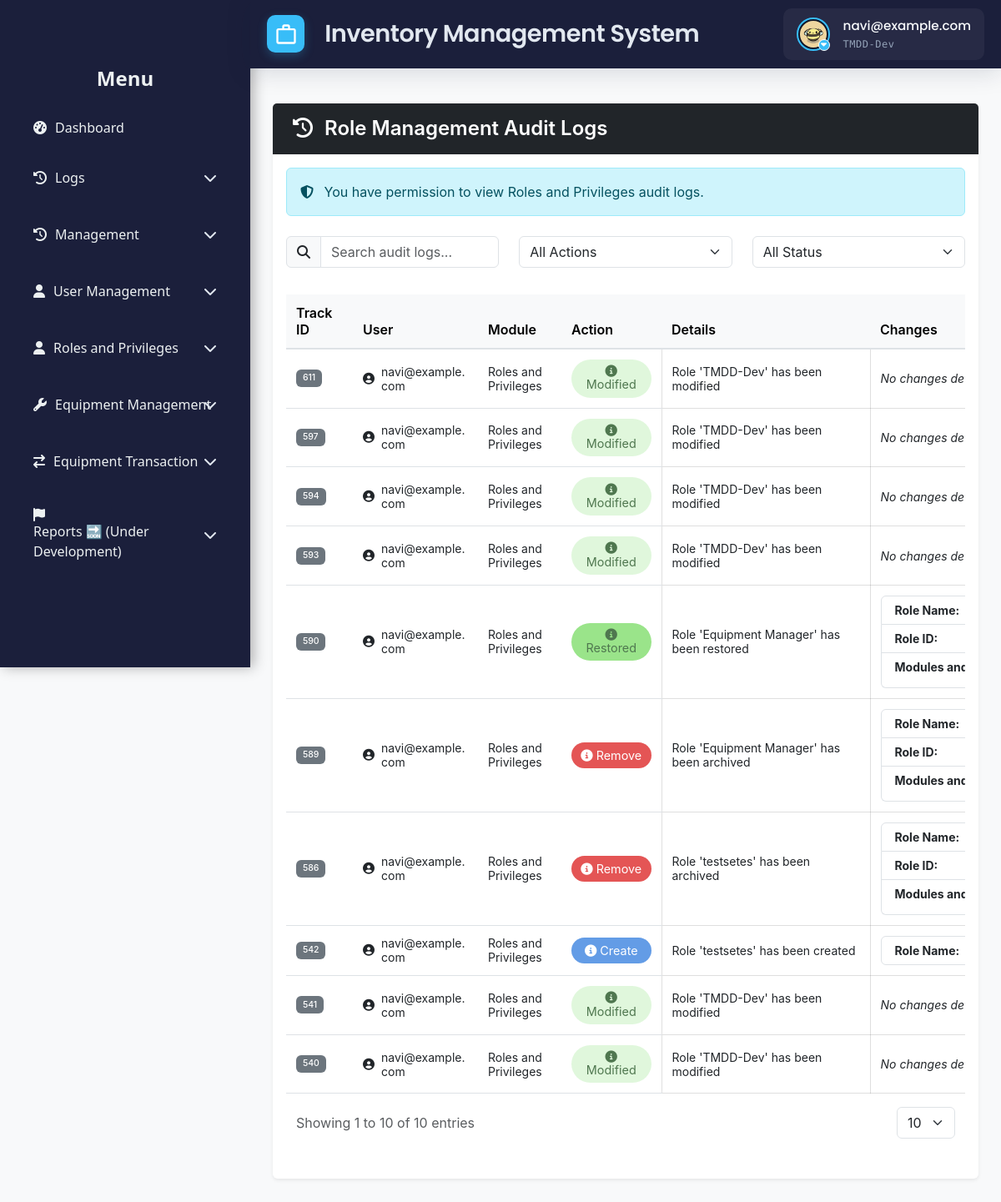
Screenshot of /src/view/php/modules/log_management/audit_manager/rm_audit_log.php (signed in) with the database file from the repository.
### tables this page shows
CREATE TABLE IF NOT EXISTS `users` (
  `id` int NOT NULL AUTO_INCREMENT,
  `username` varchar(50) NOT NULL,
  `email` varchar(100) NOT NULL,
  `password` varchar(255) NOT NULL,
  `first_name` varchar(100) DEFAULT NULL,
  `last_name` varchar(100) DEFAULT NULL,
  `date_created` timestamp NULL DEFAULT CURRENT_TIMESTAMP,
  `status` enum('Offline','Online') NOT NULL,
  `is_disabled` tinyint(1) NOT NULL DEFAULT '0',
  `profile_pic_path` varchar(2048) DEFAULT NULL,
  PRIMARY KEY (`id`),
  UNIQUE KEY `username` (`username`),
  UNIQUE KEY `email` (`email`)
);

CREATE TABLE IF NOT EXISTS `audit_log` (
  `TrackID` int NOT NULL AUTO_INCREMENT,
  `UserID` int NOT NULL,
  `EntityID` int DEFAULT NULL,
  `Action` varchar(255) NOT NULL,
  `Details` text,
  `OldVal` text,
  `NewVal` text,
  `Module` varchar(255) NOT NULL,
  `Status` varchar(50) DEFAULT NULL,
  `Date_Time` datetime NOT NULL,
  PRIMARY KEY (`TrackID`)
);

### src/view/php/modules/log_management/audit_manager/rm_audit_log.php (the view, shortened to what this page needs)
<?php
require '../../../../../../config/ims-tmdd.php';
include '../../../general/header.php';
$query = "SELECT audit_log.*, users.Email AS email
          FROM audit_log
          LEFT JOIN users ON audit_log.UserID = users.id
          WHERE audit_log.Module = 'Roles and Privileges'
          ORDER BY audit_log.TrackID DESC";
$stmt = $pdo->prepare($query);
$stmt->execute();
$auditLogs = $stmt->fetchAll(PDO::FETCH_ASSOC);
function formatNewValue($jsonStr)
{
    $data = json_decode($jsonStr, true);
    $html = '<ul class="list-group">';
    if (isset($data['role_name'])) {
        $html .= '<li class="list-group-item d-flex justify-content-between align-items-center">
                    <strong>Role Name:</strong>
                    <span>' . htmlspecialchars($data['role_name']) . '</span>
                 </li>';
    }
    if (isset($data['role_id'])) {
        $html .= '<li class="list-group-item d-flex justify-content-between align-items-center">
                    <strong>Role ID:</strong>
                    <span>' . htmlspecialchars($data['role_id']) . '</span>
                 </li>';
    }
    if (isset($data['modules_and_privileges']) && is_array($data['modules_and_privileges'])) {
        $html .= '<li class="list-group-item">
                    <strong>Modules and Privileges:</strong>
                    <ul class="list-group mt-2">';
        $html .= '</ul></li>';
    }
    $html .= '</ul>';
    return $html;
}
function formatAuditDiff($oldJson, $newJson, $status = null)
{
    $oldData = json_decode($oldJson, true);
    $newData = json_decode($newJson, true);
    $descriptions = [];
    if (empty($descriptions)) {
        return '<em>No changes detected.</em>';
    }
    $html = '<ul class="list-unstyled mb-0">';
    $html .= "</ul>";
    return $html;
}
function getActionIcon($action)
{
    $action = strtolower($action);
    $icons = [
        'modified' => '<i class="fas fa-edit"></i>',
        'create'   => '<i class="fas fa-plus-circle"></i>',
        'remove'   => '<i class="fas fa-trash-alt"></i>',
        'delete'   => '<i class="fas fa-trash"></i>',
        'restored' => '<i class="fas fa-undo"></i>'
    ];
    return $icons[$action] ?? '<i class="fas fa-info-circle"></i>';
}
function processStatusMessage($defaultMessage, $log, $changeCallback)
{
    $isFailed = (strtolower($log['Status'] ?? '') === 'failed');
    return [$defaultMessage, $changeCallback()];
}
function formatDetailsAndChanges($log)
{
    $action = strtolower($log['Action'] ?? '');
    $oldData = ($log['OldVal'] !== null) ? json_decode($log['OldVal'], true) : [];
    $newData = ($log['NewVal'] !== null) ? json_decode($log['NewVal'], true) : [];
    $roleName = '';
    if (isset($newData['role_name'])) {
        $roleName = $newData['role_name'];
    } elseif (isset($oldData['role_name'])) {
        $roleName = $oldData['role_name'];
    }
    $details = '';
    $changes = '';
    switch ($action) {
        case 'create':
            $defaultMessage = htmlspecialchars("Role '$roleName' has been created");
            list($details, $changes) = processStatusMessage($defaultMessage, $log, function () use ($log) {
                return formatNewValue($log['NewVal']);
            });
            break;
        case 'modified':
            $defaultMessage = htmlspecialchars("Role '$roleName' has been modified");
            list($details, $changes) = processStatusMessage($defaultMessage, $log, function () use ($log) {
                return formatAuditDiff($log['OldVal'], $log['NewVal'], $log['Status']);
            });
            break;
        case 'remove':
            $defaultMessage = htmlspecialchars("Role '$roleName' has been archived");
            list($details, $changes) = processStatusMessage($defaultMessage, $log, function () use ($log) {
                return formatNewValue($log['OldVal']);
            });
            break;
        case 'restore':
        case 'restored':
            $defaultMessage = htmlspecialchars("Role '$roleName' has been restored");
            list($details, $changes) = processStatusMessage($defaultMessage, $log, function () use ($log) {
                return formatNewValue($log['NewVal']);
            });
            break;
    }
    return [$details, $changes];
}
function getNormalizedAction($log)
{
    $action = strtolower($log['Action'] ?? '');
    $actionMap = [
        'create' => 'create',
        'modified' => 'modified',
        'remove' => 'remove',
        'restore' => 'restored',
        'restored' => 'restored',
        'delete' => 'delete'
    ];
    return $actionMap[$action] ?? $action;
}
?>
<!DOCTYPE html>
<html lang="en">
<head>
    <link rel="preload" href="<?php echo BASE_URL; ?>src/view/styles/css/audit_log.css" as="style"
          onload="this.onload=null;this.rel='stylesheet'">
</head>
<body>
<?php include '../../../general/sidebar.php'; ?>
<div class="main-content">
    <div class="container-fluid">
        <div class="card">
            <div class="card-header d-flex justify-content-between align-items-center bg-dark">
                <h3 class="text-white">
                    <i class="fas fa-history me-2"></i>
                    Role Management Audit Logs
                </h3>
            </div>
            <div class="card-body">
                <div class="alert alert-info mb-4">
                    <i class="fas fa-shield-alt me-2"></i>
                    You have permission to view Roles and Privileges audit logs.
                </div>
                <div class="row mb-4">
                    <div class="col-md-4 mb-2">
                        <div class="input-group">
                            <span class="input-group-text"><i class="fas fa-search"></i></span>
                            <input type="text" id="searchInput" class="form-control" placeholder="Search audit logs...">
                        </div>
                    </div>
                    <div class="col-md-4 mb-2">
                        <select id="filterAction" class="form-select">
                            <option value="">All Actions</option>
                        </select>
                    </div>
                    <div class="col-md-4 mb-2">
                        <select id="filterStatus" class="form-select">
                            <option value="">All Status</option>
                        </select>
                    </div>
                </div>
                <div class="table-responsive" id="table">
                    <table class="table table-hover">
                        <colgroup>
                            <col class="track">
                            <col class="user">
                            <col class="module">
                            <col class="action">
                            <col class="details">
                            <col class="changes">
                            <col class="status">
                            <col class="date">
                        </colgroup>
                        <thead class="table-light">
                        <tr>
                            <th>Track ID</th>
                            <th>User</th>
                            <th>Module</th>
                            <th>Action</th>
                            <th>Details</th>
                            <th>Changes</th>
                        </tr>
                        </thead>
                        <tbody id="auditTable">
                        <?php if (!empty($auditLogs)): ?>
                            <?php foreach ($auditLogs as $log):
                                $normalizedAction = getNormalizedAction($log);
                                list($detailsHTML, $changesHTML) = formatDetailsAndChanges($log);
                                ?>
                                <tr>
                                    <td data-label="Track ID">
                                        <span class="badge bg-secondary">
                                            <?php echo htmlspecialchars($log['TrackID']); ?>
                                        </span>
                                    </td>
                                    <td data-label="User">
                                        <div class="d-flex align-items-center">
                                            <i class="fas fa-user-circle me-2"></i>
                                            <?php echo htmlspecialchars($log['email'] ?? 'N/A'); ?>
                                        </div>
                                    </td>
                                    <td data-label="Module">
                                        <?php echo !empty($log['Module']) ? htmlspecialchars(trim($log['Module'])) : '<em class="text-muted">N/A</em>'; ?>
                                    </td>
                                    <td data-label="Action">
                                        <?php
                                        $actionText = ucfirst($normalizedAction);
                                        echo "<span class='action-badge action-" . strtolower($actionText) . "'>";
                                        echo getActionIcon($actionText) . ' ' . htmlspecialchars($actionText);
                                        echo "</span>";
                                        ?>
                                    </td>
                                    <td data-label="Details" class="data-container">
                                        <?php echo $detailsHTML; ?>
                                    </td>
                                    <td data-label="Changes" class="data-container">
                                        <?php echo $changesHTML; ?>
                                    </td>
                                </tr>
                            <?php endforeach; ?>
                        <?php endif; ?>
                        </tbody>
                    </table>
                    <div class="container-fluid">
                        <div class="row align-items-center g-3">
                            <div class="col-12 col-sm-auto">
                                <div class="text-muted">
                                    Showing <span id="currentPage">1</span> to <span id="rowsPerPage">20</span> of <span id="totalRows">100</span> entries
                                </div>
                            </div>
                            <div class="col-12 col-sm-auto ms-sm-auto">
                                <div class="d-flex align-items-center gap-2">
                                    <select id="rowsPerPageSelect" class="form-select" style="width: auto;">
                                        <option value="10" selected>10</option>
                                    </select>
                                </div>
                            </div>
                        </div>
                        <div class="row mt-3">
                            <div class="col-12">
                            </div>
                        </div>
                    </div>
                </div>
            </div>
        </div>
    </div>
</div>
</body>
</html>

### src/view/php/general/header.php (shortened to what this page needs)
<?php
$user_id = $_SESSION['user_id'] ?? null;
if ($user_id !== null) {
    $stmt = $pdo->prepare("SELECT profile_pic_path FROM users WHERE id = ?");
    $stmt->execute([$user_id]);
    $user = $stmt->fetch(PDO::FETCH_ASSOC);
} else {
    die("User not logged in.");
}
$role = isset($_SESSION["role"]) ? $_SESSION["role"] : "";
$email = $_SESSION['email'];
?>
<!DOCTYPE html>
<html lang="en">
<head>
    <link href="https://cdn.jsdelivr.net/npm/bootstrap@5.2.3/dist/css/bootstrap.min.css" rel="stylesheet">
    <link href="https://cdn.jsdelivr.net/npm/bootstrap-icons@1.10.3/font/bootstrap-icons.css" rel="stylesheet">
    <link rel="stylesheet"
          href="https://cdn.jsdelivr.net/npm/bootstrap@5.3.0/dist/css/bootstrap.min.css">
    <link rel="stylesheet"
          href="https://cdnjs.cloudflare.com/ajax/libs/font-awesome/6.4.0/css/all.min.css">
    <link rel="stylesheet" href="<?php echo BASE_URL; ?>src/view/styles/css/toast.css">
    <link rel="stylesheet" href="<?php echo BASE_URL; ?>src/view/styles/css/header_footer.css">
</head>
<body>
<header class="header">
      <div class="logo-container">
        <div class="logo-icon">
            <svg viewBox="0 0 24 24">
                <path d="M20 6h-4V4c0-1.1-.9-2-2-2h-4c-1.1 0-2 .9-2 2v2H4c-1.1 0-2 .9-2 2v12c0 1.1.9 2 2 2h16c1.1 0 2-.9 2-2V8c0-1.1-.9-2-2-2zM10 4h4v2h-4V4zm10 16H4V8h16v12z"/>
            </svg>
        </div>
        <div>
            <div class="logo-text">Inventory Management System</div>
        </div>
    </div>
    <div class="header-widgets">
        <div class="user-profile" onclick="toggleDropdown()">
            <div class="profile-picture-container">
                <img
                    src="<?php echo !empty($user['profile_pic_path'])
                        ? '../../../../../public/' . htmlspecialchars($user['profile_pic_path'])
                        : '../../../../../public/assets/img/default_profile.jpg'; ?>"
                    alt=s"User Profile"
                    class="profile-picture"
                >
                <span class="dropdown-indicator"><i class="fas fa-caret-down"></i></span>
            </div>
            <div class="user-info">
                <div class="user-name"><?php echo $email; ?></div>
                <div class="user-role"><?php echo $role; ?> </div>
            </div>
        </div>
    </div>
</header>
</body>
</html>

### rows the page displays
users: profile_pic_path (picture)
audit_log: TrackID "611", UserID.email "navi@example.com", Module "Roles and Privileges", Action "Modified", detailsHTML "Role 'TMDD-Dev' has been modified", shows "No changes…"
audit_log: TrackID "597", UserID.email "navi@example.com", Module "Roles and Privileges", Action "Modified", detailsHTML "Role 'TMDD-Dev' has been modified", shows "No changes…"
audit_log: TrackID "594", UserID.email "navi@example.com", Module "Roles and Privileges", Action "Modified", detailsHTML "Role 'TMDD-Dev' has been modified", shows "No changes…"
audit_log: TrackID "593", UserID.email "navi@example.com", Module "Roles and Privileges", Action "Modified", detailsHTML "Role 'TMDD-Dev' has been modified", shows "No changes…"
audit_log: TrackID "590", UserID.email "navi@example.com", Module "Roles and Privileges", Action "Restored", detailsHTML "Role 'Equipment Manager' has been restored", shows "Modules…"
audit_log: TrackID "589", UserID.email "navi@example.com", Module "Roles and Privileges", Action "Remove", detailsHTML "Role 'Equipment Manager' has been archived", shows "Modules…"
audit_log: TrackID "586", UserID.email "navi@example.com", Module "Roles and Privileges", Action "Remove", detailsHTML "Role 'testsetes' has been archived", shows "Modules…"
audit_log: TrackID "542", UserID.email "navi@example.com", Module "Roles and Privileges", Action "Create", detailsHTML "Role 'testsetes' has been created"
audit_log: TrackID "541", UserID.email "navi@example.com", Module "Roles and Privileges", Action "Modified", detailsHTML "Role 'TMDD-Dev' has been modified", shows "No changes…"
audit_log: TrackID "540", UserID.email "navi@example.com", Module "Roles and Privileges", Action "Modified", detailsHTML "Role 'TMDD-Dev' has been modified", shows "No changes…"

### other values shown
$email "navi@example.com"
$role "TMDD-Dev"
